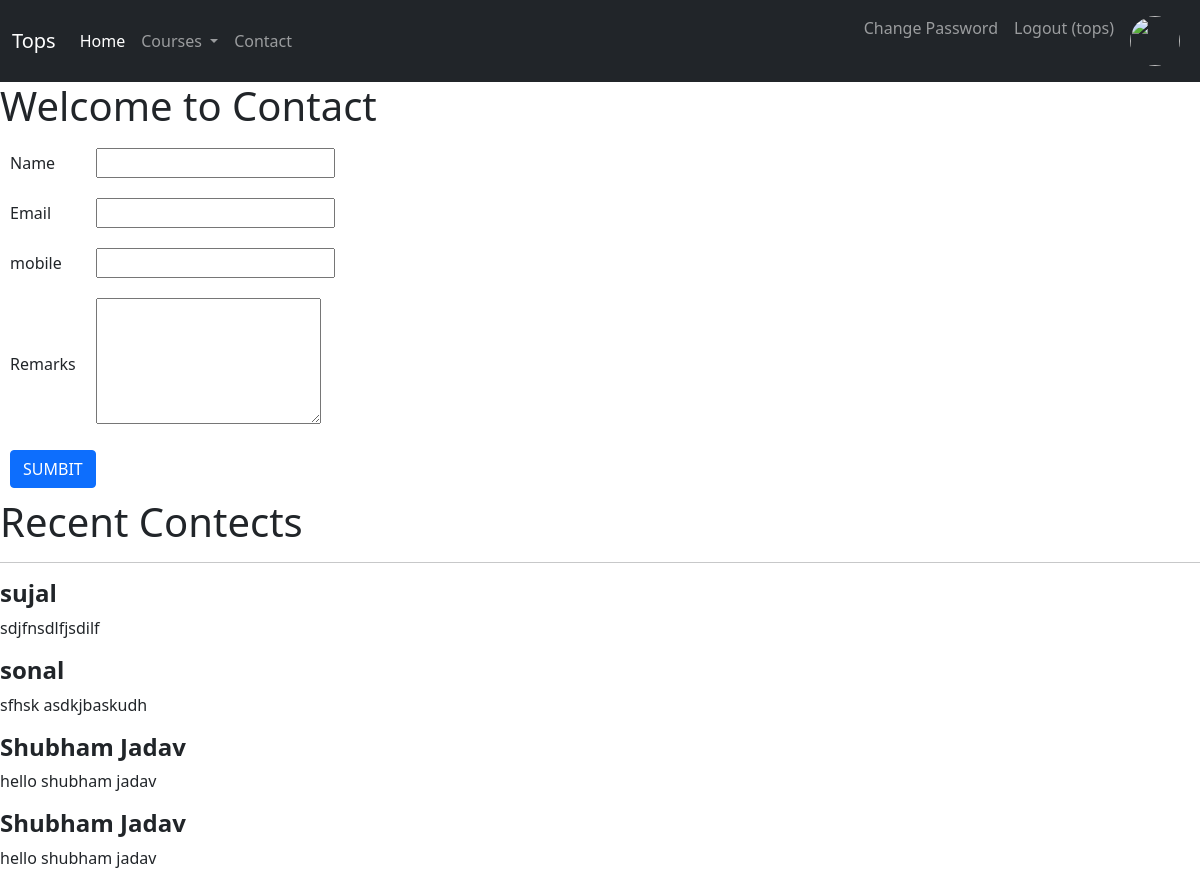
The page /contact/ (signed in) on the database its author committed.
### myapp/models.py (models this page shows, shortened)
class Contact(models.Model):
    name = models.CharField(max_length=100)
    email = models.EmailField() #email valid
    mobile = models.PositiveIntegerField() # interer value
    remarks = models.TextField() # multip line

### myapp/views.py (the view)
# urls.py: path('contact/',views.contact,name='contact'),
def contact(request):
    if request.method == "POST":
        Contact.objects.create(
            name=request.POST['name'],
            email=request.POST['email'],
            mobile=request.POST['mobile'],
            remarks=request.POST['remarks']
        )
        msg='Contact Saved Successfully'
        contacts = Contact.objects.all().order_by("-id")
        return render(request,'contact.html',{'msg':msg,'contacts':contacts})
    else:
        contacts = Contact.objects.all().order_by("-id")
        return render(request,'contact.html',{'contacts':contacts})

### myapp/templates/contact.html (shortened to what this page needs)
{% extends 'header.html' %}
{% block content %}
<!DOCTYPE html>
<html lang="en">
<head>
</head>
<body>
    <h1>Welcome to Contact</h1>
    <form method="post" action="{% url 'contact' %}">
        <table>
            <tr>
                <td>Name </td>
                <td><input type="text" name="name"></td>
            </tr>
            <tr>
                <td>Email </td>
                <td><input type="email" name="email"></td>
            </tr>
             <tr>
                <td>mobile </td>
                <td><input type="tel" name="mobile"></td>
            </tr>
             <tr>
                <td>Remarks </td>
                <td><textarea rows="5" cols="22" name="remarks" id=""></textarea></td>
            </tr>
            <tr>
                <td colspan="2">
                    <input class="btn btn-primary" type="submit" value="SUMBIT">
                </td>
            </tr>
        </table>
    </form>
</body>
<h1>Recent Contects</h1>
<hr>
{% for contact in contacts %}
    <h4><strong>{{ contact.name }}</strong></h4>
    <p>{{ contact.remarks }}</p>
{% endfor %}
</html>
{% endblock %}

### myapp/templates/header.html (shortened to what this page needs)
<!DOCTYPE html>
<html lang="en">
<head>
    <link href="https://cdn.jsdelivr.net/npm/bootstrap@5.0.2/dist/css/bootstrap.min.css" rel="stylesheet"
>
</head>
<body>
    <nav class="navbar navbar-expand-lg navbar-dark bg-dark">
        <div class="container-fluid">
            <a class="navbar-brand" href="/">Tops</a>
            <div class="collapse navbar-collapse" id="navbarSupportedContent">
                <ul class="navbar-nav me-auto mb-2 mb-lg-0">
                    <li class="nav-item">
                        <a class="nav-link active" aria-current="page" href="/">Home</a>
                    </li>
                    <li class="nav-item dropdown">
                        <a class="nav-link dropdown-toggle" href="#" id="navbarDropdown" role="button"
                            data-bs-toggle="dropdown" aria-expanded="false">
                            Courses
                        </a>
                    </li>
                    <li class="nav-item">
                        <a class="nav-link " aria-current="page" href="{% url 'contact' %}">Contact</a>
                    </li>
                </ul>
                <form class="d-flex">
                    <ul class="navbar-nav me-auto mb-2 mb-lg-0">
                        {% if request.session.email %}
                         <li class="nav-item">
                            <a class="nav-link" aria-current="page" href="{% url 'change-password' %}"> Change Password</a>
                        </li>
                         <li class="nav-item">
                            <a class="nav-link" aria-current="page" href="{% url 'logout' %}"> Logout ({{request.session.fname}})</a>
                        </li>
                        <li class="nav-item">
                            <a class="nav-link" aria-current="page" href="{% url 'profile' %}"> <img style="width: 50px;height: 50px;border-radius: 50%;" src="{{request.session.profile_picture}}" alt=""></a>
                        </li>
                        {% endif %}
                    </ul>
                </form>
            </div>
        </div>
    </nav>
    {% block content %}
    {% endblock %}
</body>
</html>

### myapp/templates/header.html (style rules this page uses)
tr, td { padding: 10px; }

### rows shown on the page
Contact: name "sujal", remarks "sdjfnsdlfjsdilf"
Contact: name "sonal", remarks "sfhsk asdkjbaskudh"
Contact: name "Shubham Jadav", remarks "hello shubham jadav"
Contact: name "Shubham Jadav", remarks "hello shubham jadav"

### other values the page prints
{{ request.session.fname }} "tops"
